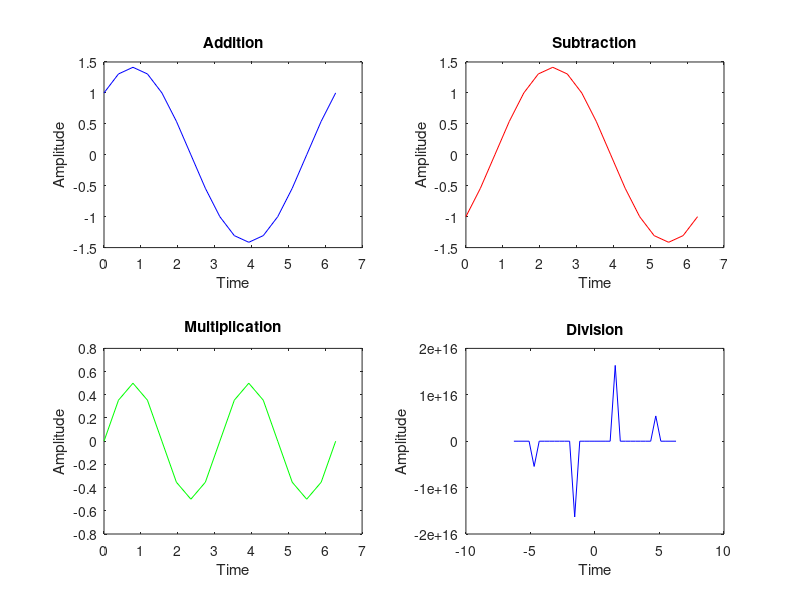

This chart was generated by the following MATLAB code:
t = 0 : pi/8 : 2*pi;
y=sin(t);
z=cos(t);

%Addition
A=y+z;
subplot(2,2,1);
plot(t,A,'b');
xlabel('Time');
ylabel('Amplitude');
title('Addition');

%Subtraction
B=y-z;
subplot(2,2,2);
plot(t,B,'r');
xlabel('Time');
ylabel('Amplitude');
title('Subtraction');

%Multiplication
C=y.*z;
subplot(2,2,3);
plot(t,C,'g');
xlabel('Time');
ylabel('Amplitude');
title('Multiplication');



%Division
t = -2*pi : pi/8 : 2*pi;
y=sin(t);
z=cos(t);
D=y./z;
subplot(2,2,4);
plot(t,D,'b');
xlabel('Time');
ylabel('Amplitude');
title('Division');
